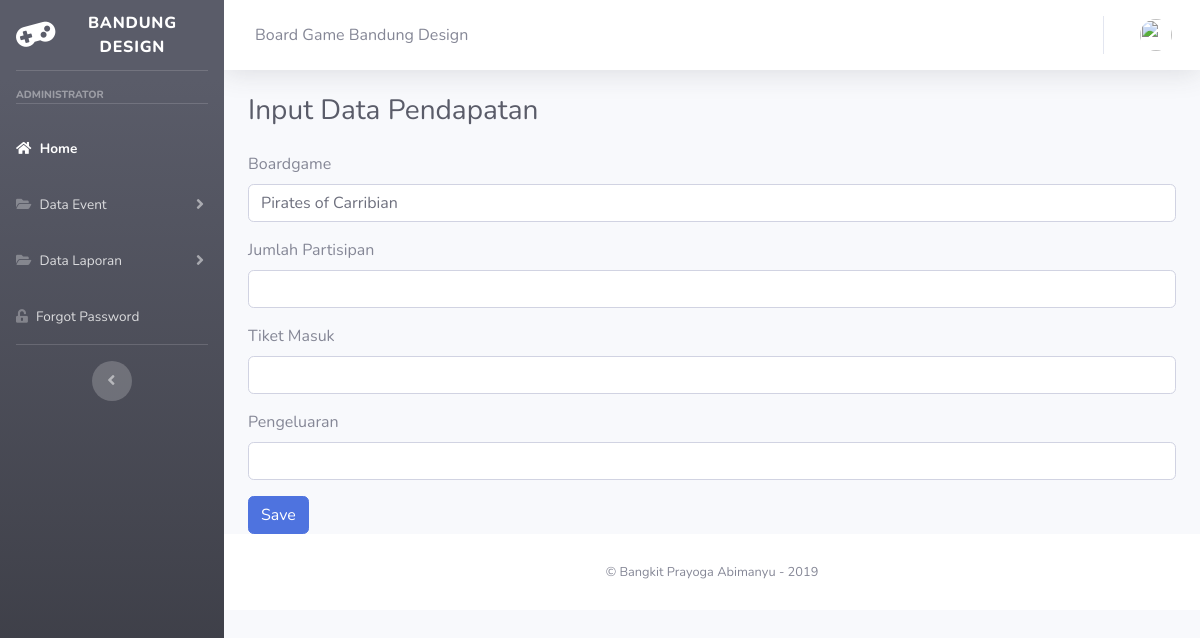
/my-project/user/selesai_dataak/4, run on an earlier commit of the app's database.
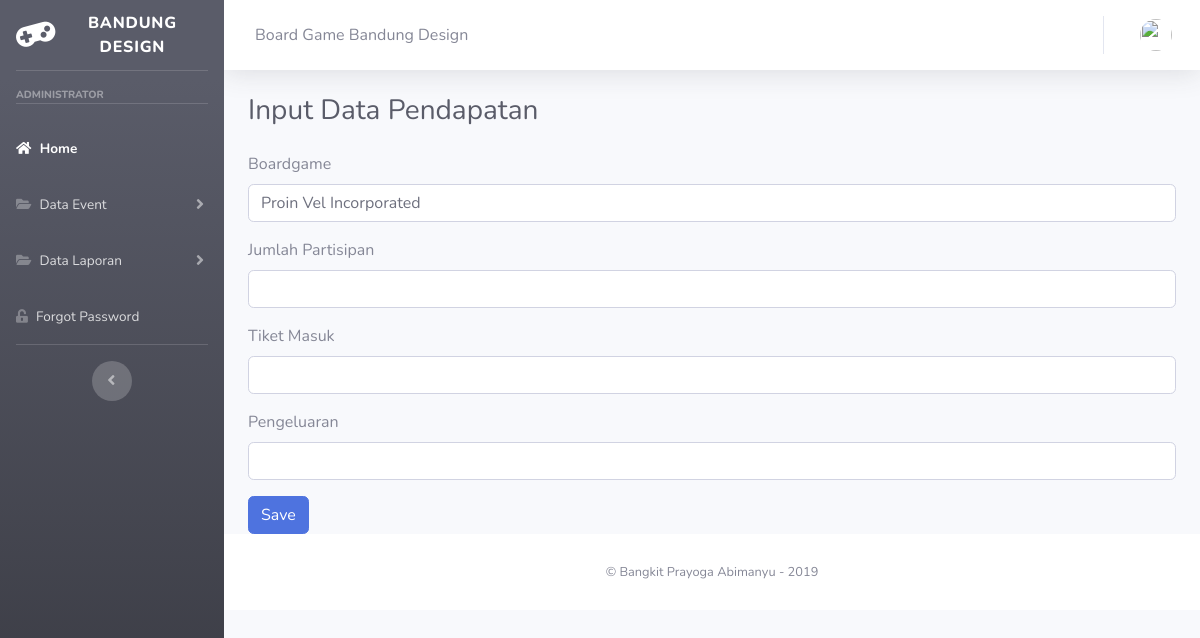
And on a later commit of the database.
### tables this page shows
CREATE TABLE `event_ak` (
  `id` int(11) NOT NULL,
  `boardgame` varchar(128) NOT NULL,
  `tanggal` date NOT NULL,
  `tempat` varchar(128) NOT NULL,
  `status` int(11) NOT NULL,
  `notif` int(11) NOT NULL
);

### my-project/application/controllers/User.php (called while the page is built, shortened)
<?php
class User extends CI_Controller
{
    public function __construct()
    {
        $this->load->model('mdataps');
        $this->load->model('mdatapd');
        $this->load->model('eventAk');
    }
    public function selesai_dataak($id)
    {
        $data['user'] = $this->db->get_where('user', ['email' => $this->session->userdata('email')])->row_array();
        $data['event_ak'] = $this->db->get_where('event_ak', ['id' => $id])->row_array();
        $this->load->view('templates/header', $data);
        $this->load->view('templates/sidebar', $data);
        $this->load->view('templates/topbar', $data);
        $this->load->view('user/selesaievent', $data);
        $this->load->view('templates/footer');
    }
}

### my-project/index.php (called while the page is built, shortened)
<?php
require_once BASEPATH.'core/CodeIgniter.php';

### my-project/application/views/user/selesaievent.php (the view, shortened to what this page needs)
<div class="container-fluid">
    <h1 class="h3 mb-4 text-gray-800"> Input Data Pendapatan</h1>
    <section class="content">
        <form method="post" action="<?= base_url() ?>user/selesai_dataak_action">
            <div class="form-group">
                <label>Boardgame</label>
                <input type="text" id="boardgame" name="boardgame" class="form-control" value="<?= $event_ak['boardgame']; ?>">
            </div>
            <div class="form-group">
                <label>Jumlah Partisipan</label>
                <input type="text" id="jl_partisipan" name="jl_partisipan" class="form-control">
            </div>
            <div class="form-group">
                <label>Tiket Masuk</label>
                <input type="text" id="harga_tiket" name="harga_tiket" class="form-control">
            </div>
            <div class="form-group">
                <label>Pengeluaran</label>
                <input type="text" id="pengeluaran" name="pengeluaran" class="form-control">
            </div>
            <button type="submit" class="btn btn-primary">Save </button>
        </form>
</div>

What changed in the data, as far as the page shows it:
changed event_ak: boardgame "Pirates of Carribian" → "Proin Vel Incorporated"
